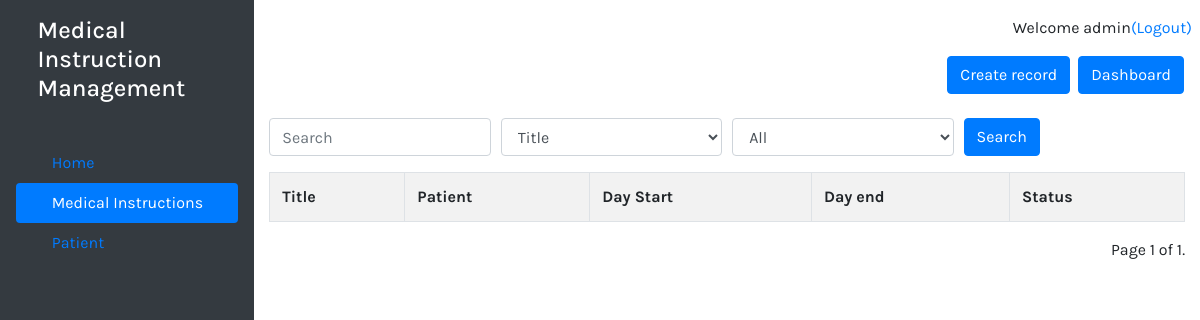
/ylenh/ (signed in), run on an earlier commit of the app's database.
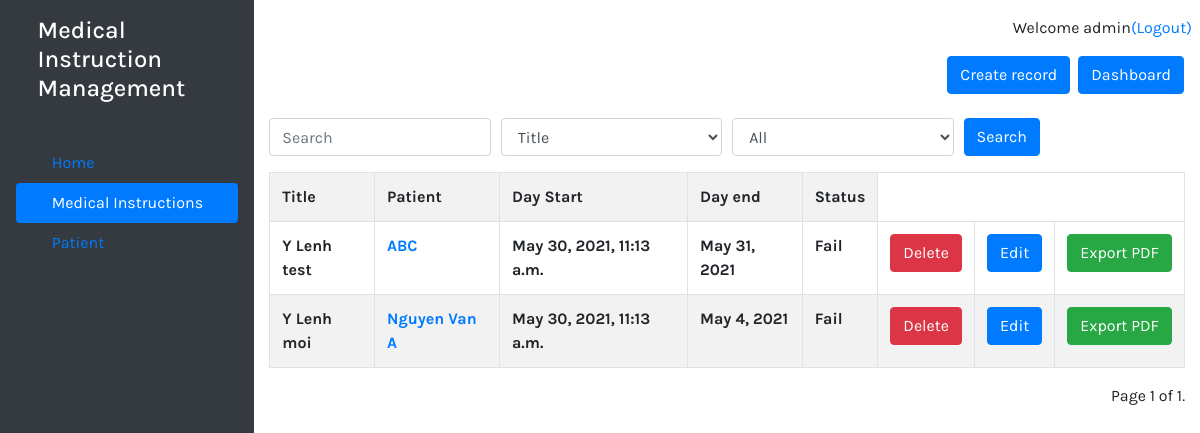
And on a later commit of the database.
### ylenh/models.py (models this page shows)
class YLenh(models.Model):
    STATUS = (
        ('Complete', 'Complete'),
        ('Fail', 'Fail'),
        ('Doing', 'Doing'),
    )
    username = models.ForeignKey(User, editable=False, on_delete = models.CASCADE, null=True)
    patient = models.ForeignKey(Patient, on_delete=models.CASCADE, null=True)
    title = models.CharField(default='Y Lenh', max_length=40)
    content = models.TextField()
    day_start = models.DateTimeField(auto_now_add=True)
    day_end = models.DateField("Day End(mm/dd/yyyy)")
    status = models.CharField(max_length=12, default='Doing', choices=STATUS)
    day_update = models.DateField(default=date.today())

### patient/models.py (models this page shows)
class Patient(models.Model):
    GENDER = (
        ('Male', 'Male'),
        ('Female', 'Female'),
    )
    patient_name = models.CharField(max_length=30)
    birthday = models.DateField("Day End(mm/dd/yyyy)")
    gender = models.CharField(max_length=12, default='Male', choices=GENDER)
    phone_number = models.CharField(max_length=50)
    doctor = models.ForeignKey(User, editable=True, on_delete = models.CASCADE, null=True)
    sympton = models.TextField()
    note = models.TextField()
    def __str__(self):
        return self.patient_name

### ylenh/views.py (the view)
# urls.py: path('', views.list),
def list(request):
    search_field = request.GET.get('search_field')
    in_search = request.GET.get('in_search')
    status_field = request.GET.get('status')
    YLenhs = YLenh.objects.filter(username=request.user).order_by('-day_start')
    if status_field == 'Doing':
        YLenhs = YLenhs.filter(status='Doing')
    if status_field == 'Fail':
        YLenhs = YLenhs.filter(status='Fail')
    if status_field == 'Complete':
        YLenhs = YLenhs.filter(status='Complete')
    if search_field == 'Title':
        YLenhs = YLenhs.filter(title__icontains=in_search)
    if search_field == 'Patient':
        YLenhs = YLenhs.filter(patient__patient_name__icontains=in_search)
    pag = Paginator(YLenhs, 8)
    pag_num = request.GET.get('page')
    try:
        ylenh = pag.page(pag_num)
    except PageNotAnInteger:
        ylenh = pag.page(1)
    except EmptyPage:
        ylenh = pag.page(pag.num_pages)
    for y in ylenh:
        date = datetime.datetime.today()
        if (date.year > y.day_end.year and y.status == 'Doing'):
            y.status = 'Fail'
            y.day_update = date
            y.save()
        if (date.year == y.day_end.year and date.month > y.day_end.month and y.status == 'Doing'):
            y.status = 'Fail'
            y.day_update = date
            y.save()
        if (date.year == y.day_end.year and date.month == y.day_end.month and date.day > y.day_end.day and y.status == 'Doing'):
            y.status = 'Fail'
            y.day_update = date
            y.save()
    return render(request, 'ylenh/ylenh.html', {'Data':ylenh})

### ylenh/templates/ylenh/ylenh.html (shortened to what the changed rows need)
{% extends "pages/base.html" %}
{% block content %}
<div>
    <div class="wrapper d-flex">
        <div style="width: 95%">
            <div class = "container">
                <table class="table table-striped table-bordered table-hover" >
                    <tr>
                        <th>Title</th>
                        <th>Patient</th>
                        <th>Day Start</th>
                        <th>Day end</th>
                        <th>Status</th>
                    </tr>
                    {% for y in Data %}
                    <tr>
                        <th>{{y.title}}</th>
                        <th><a href="{% url 'patient_modify' y.patient.id%}">{{y.patient}}</a></th>
                        <th>{{y.day_start}}</th>
                        <th>{{y.day_end}}</th>
                        <th>{{y.status}}</th>
                        <td><a class="btn btn-danger btn-xs" href="{% url 'delete_ylenh' y.id  %}">Delete</a></td>
                        <td><a class="btn btn-primary btn-xs" href="{% url 'modify_ylenh' y.id  %}">Edit</a></td>
                        <td><a class="btn btn-success btn-xs" href="{% url 'ylenh_detail' y.id %}">Export PDF</a></td>
                    </tr>
                    {% endfor %}
                </table>
            </div>
        </div>
    </div>
</div>
{% endblock %}

What changed in the data, as far as the page shows it:
added YLenh: title "Y Lenh test", patient "ABC", day_start "May 30, 2021, 11:13 a.m.", day_end "May 31, 2021", status "Fail"
added YLenh: title "Y Lenh moi", patient "Nguyen Van A", day_start "May 30, 2021, 11:13 a.m.", day_end "May 4, 2021", status "Fail"
